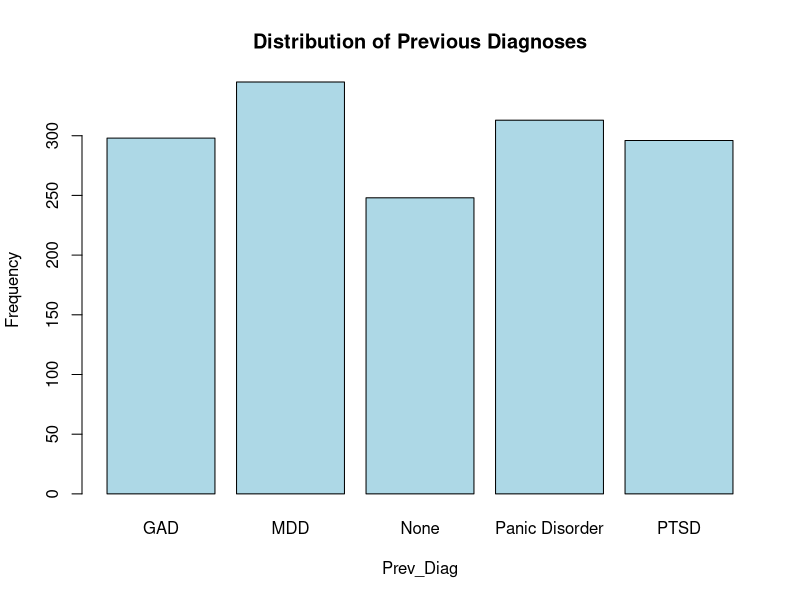
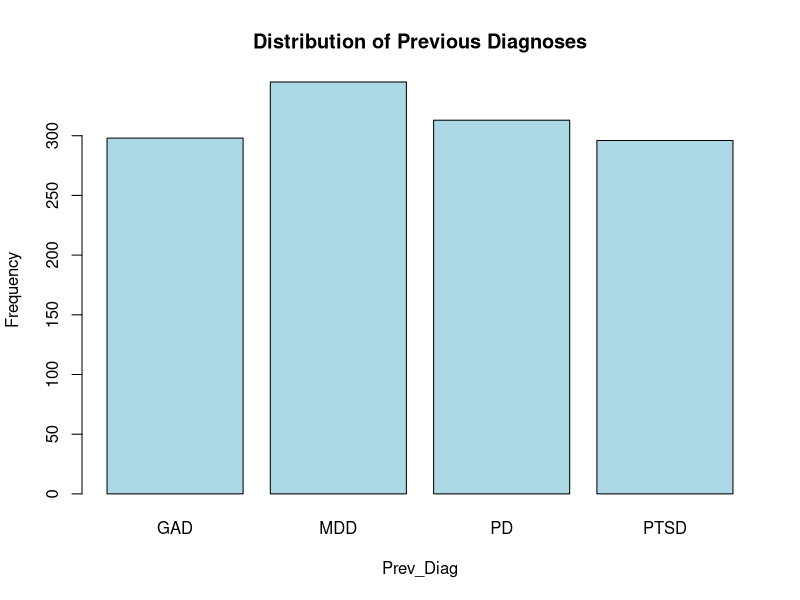

The R source for these figures, in order:
# Load required libraries
library(tidyr)
library(dplyr)
library(ggplot2)

#Importing csv with the filtered out columns 
patients <- read.csv("patients.csv")

# Create a bar plot for ordinal diagnoses data
barplot(table(patients$Prev_Diag), main = "Distribution of Previous Diagnoses", xlab = "Prev_Diag", ylab = "Frequency", col = "lightblue", border = "black")

# Showing every unique past diagnoses of the patients 
unique_diag <- unique(patients$Prev_Diag)
print(unique_diag)

#Renaming Panic Disorder to PD for uniform acronym look 
OldPanic <- "Panic Disorder"  
NewPanic <- "PD"  

patients$Prev_Diag[patients$Prev_Diag == OldPanic] <- NewPanic

#Copying into new dataframe after removing rows with "None" previous diagnoses
patientdf <- patients[patients$Prev_Diag != "None", ]

#Visualising frequency of new dataframe 
barplot(table(patientdf$Prev_Diag), main = "Distribution of Previous Diagnoses", xlab = "Prev_Diag", ylab = "Frequency", col = "lightblue", border = "black")

#Check if there are any duplicates in the patients and deleting if any
duplicated_values <- table(patientdf$Patient_ID[duplicated(patientdf$Patient_ID)])
print(duplicated_values)

patientdf <- patientdf[!duplicated(patientdf$Patient_ID), ]

patientdf

patientdf <- patientdf[, !(names(patientdf) %in% c("X", "X.1"))]

#saving csv file with the changes made
write.csv(patientdf, "patdf.csv", row.names = FALSE)

